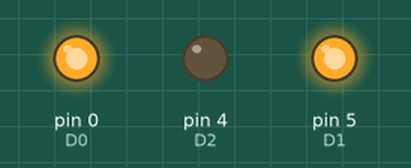
A sketch run on a simulated Arduino Uno, built with avr-gcc and run on an emulated ATmega328P. Shown: output pins drawn as LEDs (lit = HIGH).

Above: at 0.5 s.
At 1.5 s:
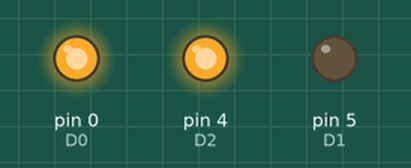
Timing chart, 0 to 3.0 s (numbered marks = the images above):
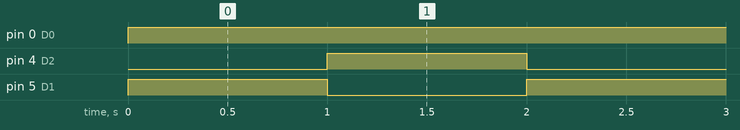

The sketch:

motor_test.ino
```cpp
#define D1 5
#define D2 4
#define D0 0

void setup() {
  pinMode(D1, OUTPUT);
  pinMode(D2, OUTPUT);
  pinMode(D0, OUTPUT);
}

void loop()
{
  analogWrite(D0,1000);
  digitalWrite(D1,HIGH);
  digitalWrite(D2,LOW);
  delay(1000);
  digitalWrite(D1,LOW);
  digitalWrite(D2,HIGH);
  delay(1000);
}
```

Measured:
- by itself, pin 0 (D0): LOW → HIGH at 0.00 s
- by itself, pin 4 (D2), pin 5 (D1): alternates HIGH for 1.0 s and LOW for 1.0 s
